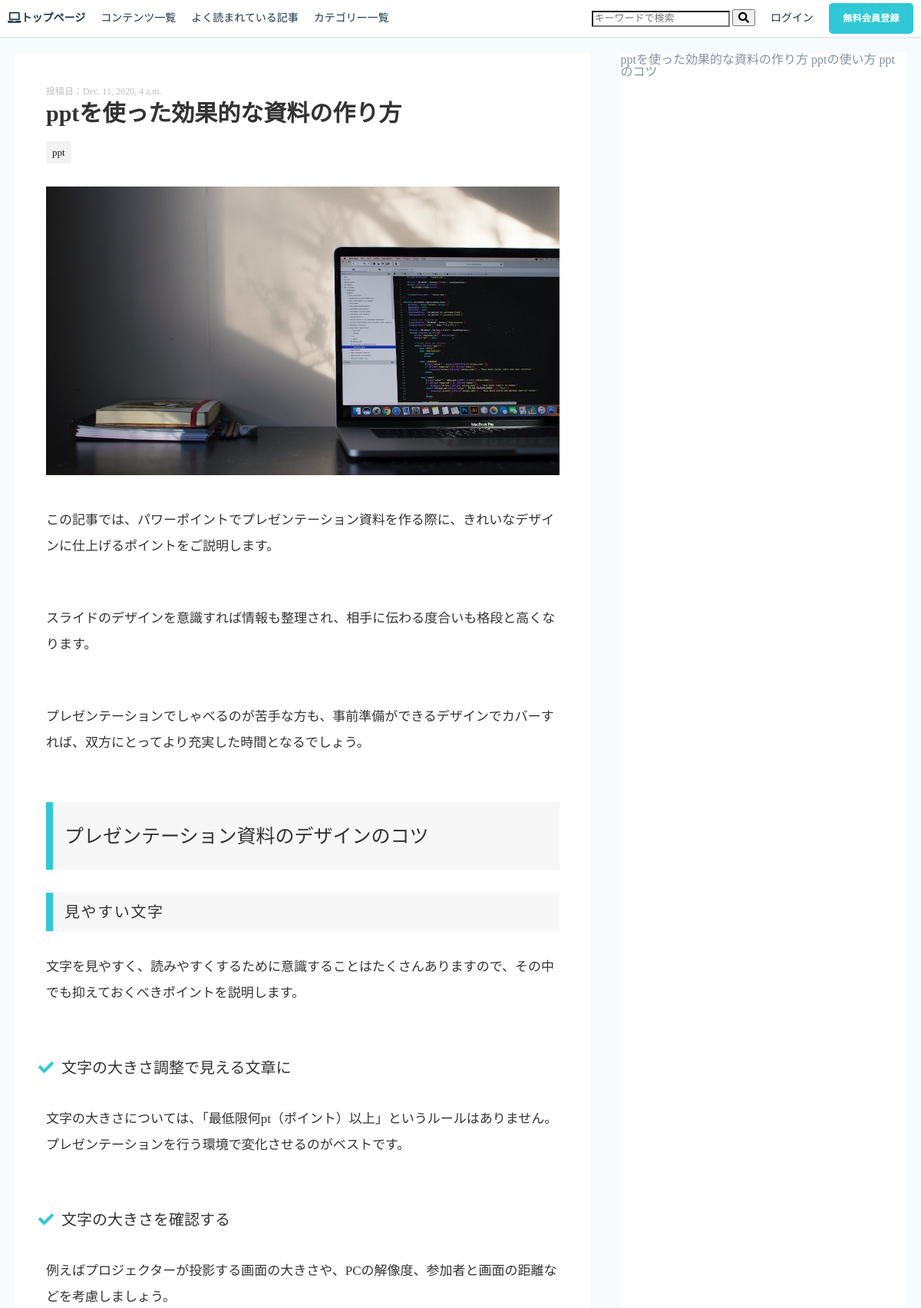
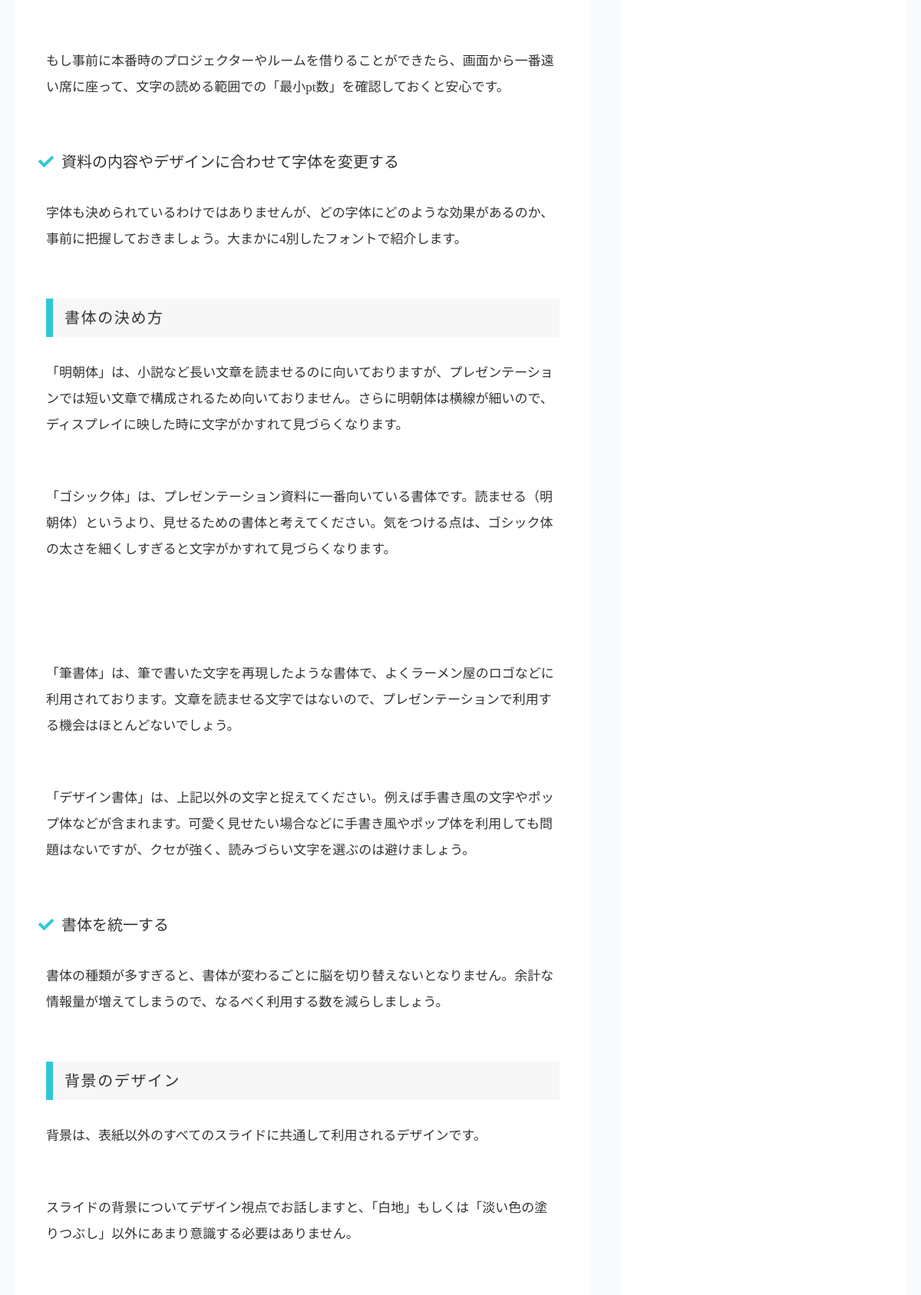
Page /post/7/detail/ (upper part) on the committed database (2 pictures, top to bottom).
### ITsupermanapp/models.py (models this page shows, shortened)
class PostModel(models.Model):
    category = models.ForeignKey(Category, on_delete=models.CASCADE)
    tags = models.ManyToManyField(Tag, blank=True)
    title = models.CharField(max_length=255)
    content = RichTextUploadingField(blank=True, null=True)
    description = models.TextField(blank=True)
    created_at = models.DateTimeField(auto_now_add=True)
    updated_at = models.DateTimeField(auto_now=True)
    published_at = models.DateTimeField(blank=True, null=True)
    is_public = models.BooleanField(default=False)
    views = models.PositiveIntegerField(default=0)
    class Meta:
        ordering = ['-created_at']
    def save(self, *args, **kwargs):
        if self.is_public and not self.published_at:
            self.published_at = timezone.now()
        super().save(*args, **kwargs)

class Tag(models.Model):
    name = models.CharField(max_length=255)
    slug = models.SlugField(unique=True)
    timestamp = models.DateTimeField(auto_now_add=True)

### ITsupermanapp/views.py (the view)
# urls.py: path('post/<int:pk>/detail/', PostDetail.as_view(), name='post_detail'),
class PostDetail(DetailView):
    model = PostModel
    template_name = 'post.html'
    def get_object(self, queryset=None):
        obj = super().get_object(queryset=queryset)
        obj.views += 1
        obj.save()
        if not obj.is_public and not self.request.user.is_authenticated:
            raise Http404
        return obj
    def get_context_data(self, *args, **kwargs):
        context = super().get_context_data(*args, **kwargs)
        context["allcats"] = Category.objects.filter(parent=None)
        context["category_ranking"] = PostModel.objects.filter(category_id=self.object.category_id).order_by('-views')
        return context

### ITsupermanapp/models.py (called while the page is built)
    def __str__(self):
        return self.name

### templates/post.html (shortened to what this page needs)
{% extends 'base.html' %}
{% load static %}
{% block customcss %}
    <link rel="stylesheet" href="{% static 'semantic.min.css' %}">
    <link rel="stylesheet" href="{% static 'style.css' %}">
    <link rel="stylesheet" href="{% static 'reset.css' %}">
{% endblock customcss %}
{% block header %}
<header>
    <ul class="h-left">
        {% if user.id %}
        <li><a href="/mypage/{{ user.id }}"><i class="fas fa-laptop">マイページ</i></a></li>
        {% else %}
        <li><a href="{% url 'toppage' %}"><i class="fas fa-laptop">トップページ</i></a></li>
        {% endif %}
        <li><a href="{%url 'all_contents'%}">コンテンツ一覧</a></li>
        <li><a href="{%url 'ranking'%}">よく読まれている記事</a></li>
        <li class="ctg-lists"><a href="#">カテゴリー一覧</a></li>
    </ul>
    <ul class="h-right">
        <li>
            <form action="{% url 'search' %}" method="GET">
                <input type="search" style="font-size: 13px; width: 180px;" placeholder="キーワードで検索" name="key_search" id="q_in_topbar" value="" autocomplete="off">
                <button type="submit" ><i class="fas fa-search"></i></button>
            </form>
        </li>
        {% if user.id %}
        <li>{{ user.username }}さん</li>
        <li><a href="{% url 'logout' %}">ログアウト</a></li>
        {% else %}
        <li><a href="{% url 'login' %}">ログイン</a></li>
        <li><a class="btn" href="{% url 'create' %}">無料会員登録</a></li>
        {% endif %}
    </ul>
</header>
{% endblock header %}
{% block main %}
<div id="list-global-container">
    <div class="list-main-container">
    <div class="p-date-box">
        <p class="p-date">投稿日：{{object.published_at}}</p>
    </div>
    <h1 class="p-entry-title">{{object.title}}</h1>
    {% for tag in object.tags.all %}
    <div class="p-tags">
        <a href="p-tab-link">
            <span class="p-tag-name">{{tag.name}}</span>
        </a>
    </div>
    {% endfor %}
    <div class="p-content">
        {{object.content |safe}}
    </div>
    </div>
    <div class="list-aside-container">
        {% for item in category_ranking %}
            {{item.title}}
        {% endfor%}
    </div>
</div>
{% endblock main %}

### static/style.css (style rules this page uses)
* { box-sizing: border-box; }
body { color: #8491a5; font-family: "AvenirNext", "Lato", "Hirago KakuGothic ProN", Meiryo, sans-serif; font-size: 1rem; background-color: #F8FBFE; }
a { text-decoration: none; color: #1c3746; }
h1, h2, h3, h4, h5, h6 { color: #2b546a; font-weight: normal; }
.btn { display: inline-block; text-align: center; padding: 0px 16px; text-decoration: none; cursor: pointer; transition: all 0.3s ease-in-out 0s; color: rgb(255, 255, 255); background-color: rgb(48, 200, 214); font-size: 0.75rem; min-width: 110px; line-height: 40px; font-family: AvenirNext, Lato, "Hirago KakuGothic ProN", Meiryo, sans-serif; border-radius: 5px; font-weight: bold; letter-spacing: 0.02em; }
header li { line-height: 48px; margin: 0 10px; font-size: 14px; }
header { background-color: white; overflow: hidden; border-bottom: 2px solid #E6EAEE!important; }
.h-left { float: left; display: flex; }
.h-right { float: right; display: flex; }
#list-global-container { margin: 0 auto; display: flex; padding: 20px 0; }
.list-main-container { background-color: #ffffff; width: 66.66666667%; margin: 0 20px; padding: 40px; }
.list-aside-container { background-color: #ffffff; width: 33.333333%; margin: 0 20px; }
.p-date { font-size: 12px; margin: 15px 0; color: #bdbdbd; line-height: 18px; }
.p-entry-title { font-size: 30px; line-height: 40px; color: #333; margin: 20px, 0; font-weight:bold; }
.p-tag-name { font-size: 13px; line-height: 1em; color: #1a1a1a; display: inline-block; padding: 8px 8px; border-radius: 2px; text-decoration: none; background: #f3f3f3; }
.p-content h2 { background: #f7f7f7; padding: 20px 15px 18px; color: #333; border-left: 9px solid rgb(48, 200, 214); line-height: 40px; font-size: 25px; margin-bottom:30px; line-height: 2; }
.p-content h3 { background: #f7f7f7; letter-spacing: 1.6px; padding: 5px 15px; border-left: 9px solid rgb(48, 200, 214); color: #333; margin-bottom:30px; font-size: 20px; line-height: 2; }
.p-content h4 { font-size: 20px; color: #333; margin-bottom: 30px; line-height: 2; }
.p-content h4::before { content: '\f00c'; font-family: "Font Awesome 5 Free"; font-weight: 600; position: relative; left: -10px; color: rgb(48, 200, 214); }
.p-content p { margin-bottom: 60px; font-size: 17px; color: #333; line-height: 2; }
.p-content img { width: 100%; height: auto; margin: 30px 0; }

### rows in the picture
PostModel: published_at "Dec. 11, 2020, 4 a.m.", title "pptを使った効果的な資料の作り方", content (picture), content "この記事では、パワーポイントでプレゼンテーション資料を作る際に、きれいなデザインに仕上げるポイントをご説明します。 スライドのデザインを意識すれば情報も整理され、相手に伝わる度合いも格段と高くなります。 プレゼンテーションでしゃべるのが苦手な方も、事前準備ができるデザインでカバーすれば、双方にとってより充実した時間となるでしょう。 プレゼンテーション資料のデザインのコツ 見やすい文字 文字を見やすく、読みやすくするために意識することはたくさんありますので、その中でも抑えておくべきポイントを説明します。 文字の大きさ調整で見える文章に 文字の大きさについては、「最低限何pt（ポイント）以上」というルールはありません。プレゼンテーションを行う環境で変化させるのがベストです。 文字の大きさを確認する 例えばプロジェクターが投影する画面の大きさや、PCの解像度、参加者と画面の距離などを考慮しましょう。 もし事前に本番時のプロジェクターやルームを借りることができたら、画面から一番遠い席に座って、文字の読める範囲での「最小pt数」を確認しておくと安心です。 資料の内容やデザインに合わせて字体を変更する 字体も決められているわけではありませんが、どの字体にどのような効果があるのか、事前に把握しておきましょう。大まかに4別したフォントで紹介します。 書体の決め方 「明朝体」は、小説など長い文章を読ませるのに向いておりますが、プレゼンテーションでは短い文章で構成されるため向いておりません。さらに明朝体は横線が細いので、ディスプレイに映した時に文字がかすれて見づらくなります。…"
Tag: name "ppt"
PostModel: title "pptの使い方"
PostModel: title "pptのコツ"
